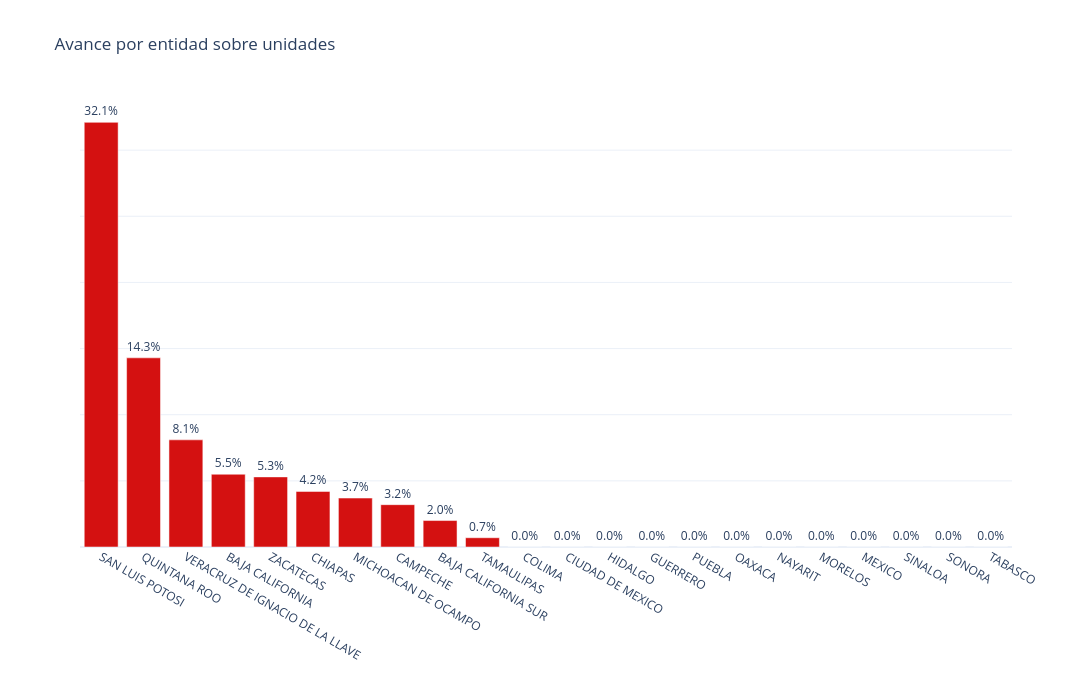

The notebook cell saved with this chart:
### Markdown cell above
## graficas

### Code cell
import plotly.express as px

tabla = tabla_avance.sort_values("porcentaje", ascending=False).copy()

# Semáforo de colores
tabla["color"] = tabla["porcentaje"].apply(
    lambda p:
        "#0D5D2A" if p == 100 else
        "#88A91E" if p >= 80 else
        "#F1D54A" if p >= 50 else
        "#D41111"
)

fig = px.bar(
    tabla,
    x="entidad",
    y="porcentaje",
    text="porcentaje",
    title="Avance por entidad sobre unidades"
)

fig.update_traces(
    marker_color=tabla["color"],
    texttemplate="%{text:.1f}%",
    textposition="outside",
    hovertemplate="<b>%{x}</b><br>Avance: %{y:.1f}%<extra></extra>"
)

fig.update_yaxes(showticklabels=False)

fig.update_layout(
    xaxis_title="",
    yaxis_title="",
    template="plotly_white",
    width=1200,
    height=700
)

fig.show()

### Figure 1 — Plotly figure (JSON) as saved in the notebook; plotly's stock layout.template omitted (floating-point values rounded to 4 significant figures)
{"data": [{"hovertemplate": "<b>%{x}</b><br>Avance: %{y:.1f}%<extra></extra>", "legendgroup": "", "marker": {"color": ["#D41111", "#D41111", "#D41111", "#D41111", "#D41111", "#D41111", "#D41111", "#D41111", "#D41111", "#D41111", "#D41111", "#D41111", "#D41111", "#D41111", "#D41111", "#D41111", "#D41111", "#D41111", "#D41111", "#D41111", "#D41111", "#D41111"], "pattern": {"shape": ""}}, "name": "", "orientation": "v", "showlegend": false, "text": [32.1, 14.3, 8.1, 5.5, 5.3, 4.2, 3.7, 3.2, 2.0, 0.7, 0.0, 0.0, 0.0, 0.0, 0.0, 0.0, 0.0, 0.0, 0.0, 0.0, 0.0, 0.0], "textposition": "outside", "texttemplate": "%{text:.1f}%", "type": "bar", "x": ["SAN LUIS POTOSI", "QUINTANA ROO", "VERACRUZ DE IGNACIO DE LA LLAVE", "BAJA CALIFORNIA", "ZACATECAS", "CHIAPAS", "MICHOACAN DE OCAMPO", "CAMPECHE", "BAJA CALIFORNIA SUR", "TAMAULIPAS", "COLIMA", "CIUDAD DE MEXICO", "HIDALGO", "GUERRERO", "PUEBLA", "OAXACA", "NAYARIT", "MORELOS", "MEXICO", "SINALOA", "SONORA", "TABASCO"], "xaxis": "x", "y": [32.1, 14.3, 8.1, 5.5, 5.3, 4.2, 3.7, 3.2, 2.0, 0.7, 0.0, 0.0, 0.0, 0.0, 0.0, 0.0, 0.0, 0.0, 0.0, 0.0, 0.0, 0.0], "yaxis": "y"}], "layout": {"barmode": "relative", "height": 700, "legend": {"tracegroupgap": 0}, "title": {"text": "Avance por entidad sobre unidades"}, "width": 1200, "xaxis": {"anchor": "y", "domain": [0, 1], "title": {"text": ""}}, "yaxis": {"anchor": "x", "domain": [0, 1], "showticklabels": false, "title": {"text": ""}}}}
